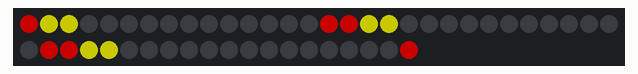
Bench run of a sketch on a simulated Arduino Uno, built with avr-gcc and run on an emulated ATmega328P. On the bench: 50 RGB LEDs in strip order, left to right, continuing on the next row. Dim RGB values are drawn brighter than linear; the strip is taken to match the declared colour order.

Above: at 0.15 s.
At 5.0 s:
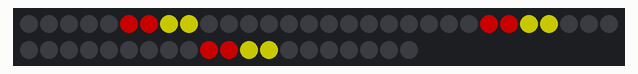
At 10.07 s:
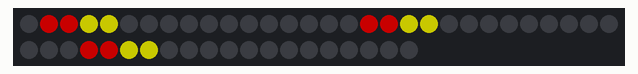
At 19.9 s:
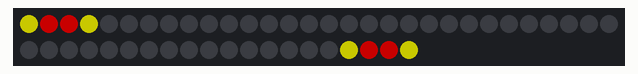
At 29.93 s:
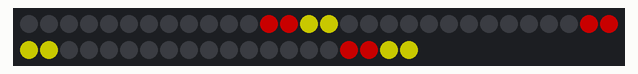
At 39.77 s:
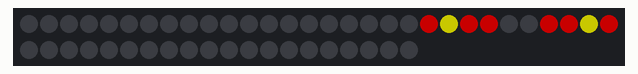

The sketch:

abzurmitte.ino
```cpp
#include <Adafruit_NeoPixel.h>
#define PIN 6
#define NUMPIXELS 50
#define DELAYVAL 25
Adafruit_NeoPixel pixels(NUMPIXELS, PIN, NEO_RGB + NEO_KHZ800);
#define FARBE pixels.Color(100,0,0) // Farbe 1
#define FARBE2 pixels.Color(100,100,0) // Farbe 2
#define BLACK pixels.Color(0,0,0)
#define WIDTH 4 // Breite der Welle, muss am besten kleiner als 25 sein

// HP
void setup() {
	pixels.begin();
	pixels.show();
}

void loop() {
	ncToRight(FARBE, FARBE2, 5);
	pause(250);
	ncToLeft(FARBE, FARBE2, 5);
	pause(250);
	ncToMiddle(FARBE, FARBE2, 10);
	pause(250);
}

// Meine eignen dingsns
void pause(int ms) {
	pixels.clear();
	pixels.show();
	delay(ms);
}

void ncToMiddle(uint32_t f1, uint32_t f2, int times) {
	for (int wdh = 0; wdh < times; wdh++) {
		for (int i = 0; i < NUMPIXELS/2; i++) {
		pixels.clear();
		for (int j = i; j < (i+WIDTH); j++) {
			if (j%3 == 0) {
			pixels.setPixelColor(j%25, f2);
			pixels.setPixelColor(NUMPIXELS-1-(j%25), f2);
			} else {
			pixels.setPixelColor(j%25, f1);
			pixels.setPixelColor(NUMPIXELS-1-(j%25), f1);
			}
		}
		pixels.show();
		delay(DELAYVAL);
		}
	}
}

void ncToLeft(uint32_t f1, uint32_t f2, int times) {
	for (int wdh = 0; wdh < times; wdh++) {
		for (int i = 0; i < NUMPIXELS; i++) {
		pixels.clear();
		for (int j = i; j < (i+WIDTH); j++) {
			if (j < i+WIDTH/2) {
			pixels.setPixelColor(j%50, f1);
			pixels.setPixelColor((j+16)%50, f1);
			pixels.setPixelColor((j+32)%50, f1);
			} else {
			pixels.setPixelColor(j%50, f2);
			pixels.setPixelColor((j+16)%50, f2);
			pixels.setPixelColor((j+32)%50, f2);
			}
		}
		pixels.show();
		delay(DELAYVAL);
		}
	}
}

void ncToRight(uint32_t f1, uint32_t f2, int times) {
	for (int wdh = 0; wdh < times; wdh++) {
		for (int i = NUMPIXELS-1; i > -1; i--) {
		pixels.clear();
		for (int j = i; j < (i+WIDTH); j++) {
			if (j < i+WIDTH/2) {
			pixels.setPixelColor(j%50, f1);
			pixels.setPixelColor((j+16)%50, f1);
			pixels.setPixelColor((j+32)%50, f1);
			} else {
			pixels.setPixelColor(j%50, f2);
			pixels.setPixelColor((j+16)%50, f2);
			pixels.setPixelColor((j+32)%50, f2);
			}
		}
		pixels.show();
		delay(DELAYVAL);
		}
	}
}
```
